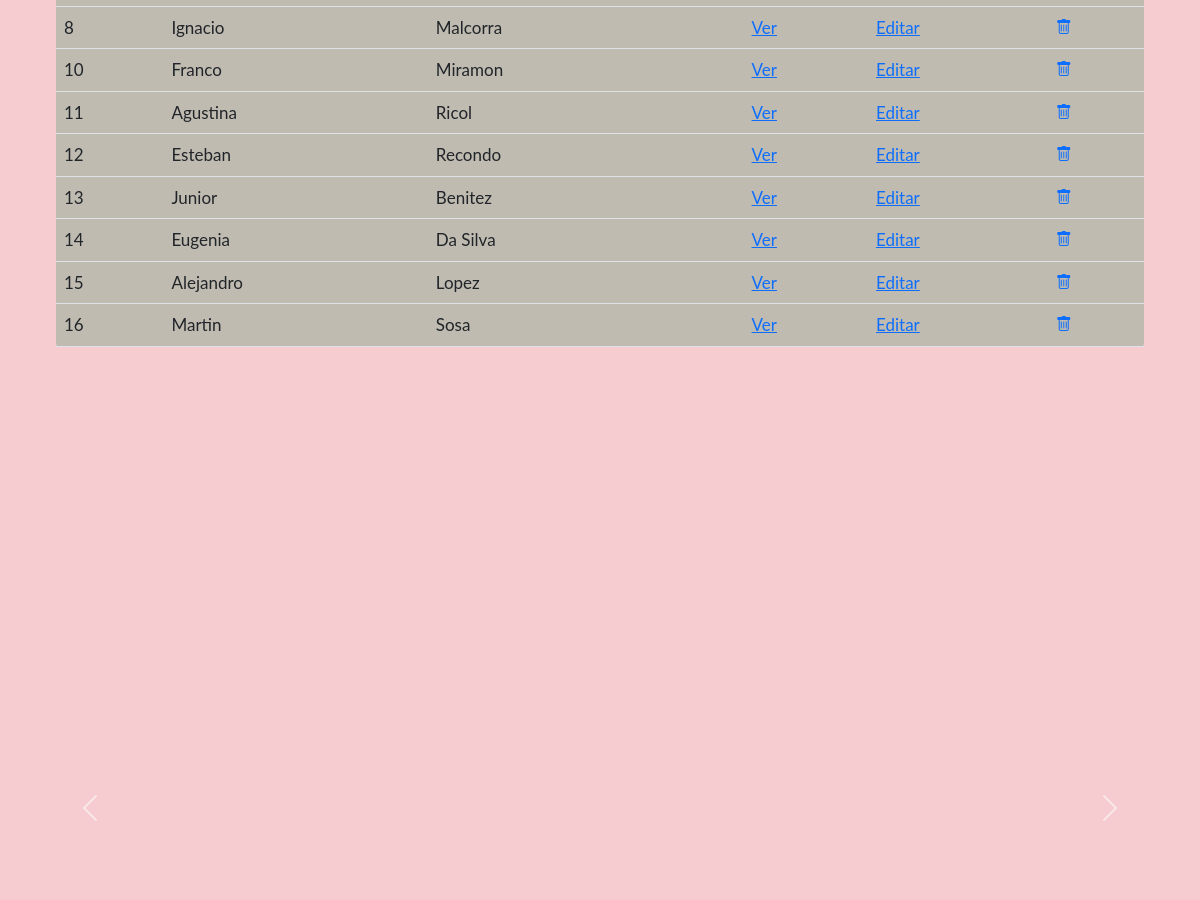
Page /estudios/estudiantes/ (signed in, middle part) on the earlier database version.
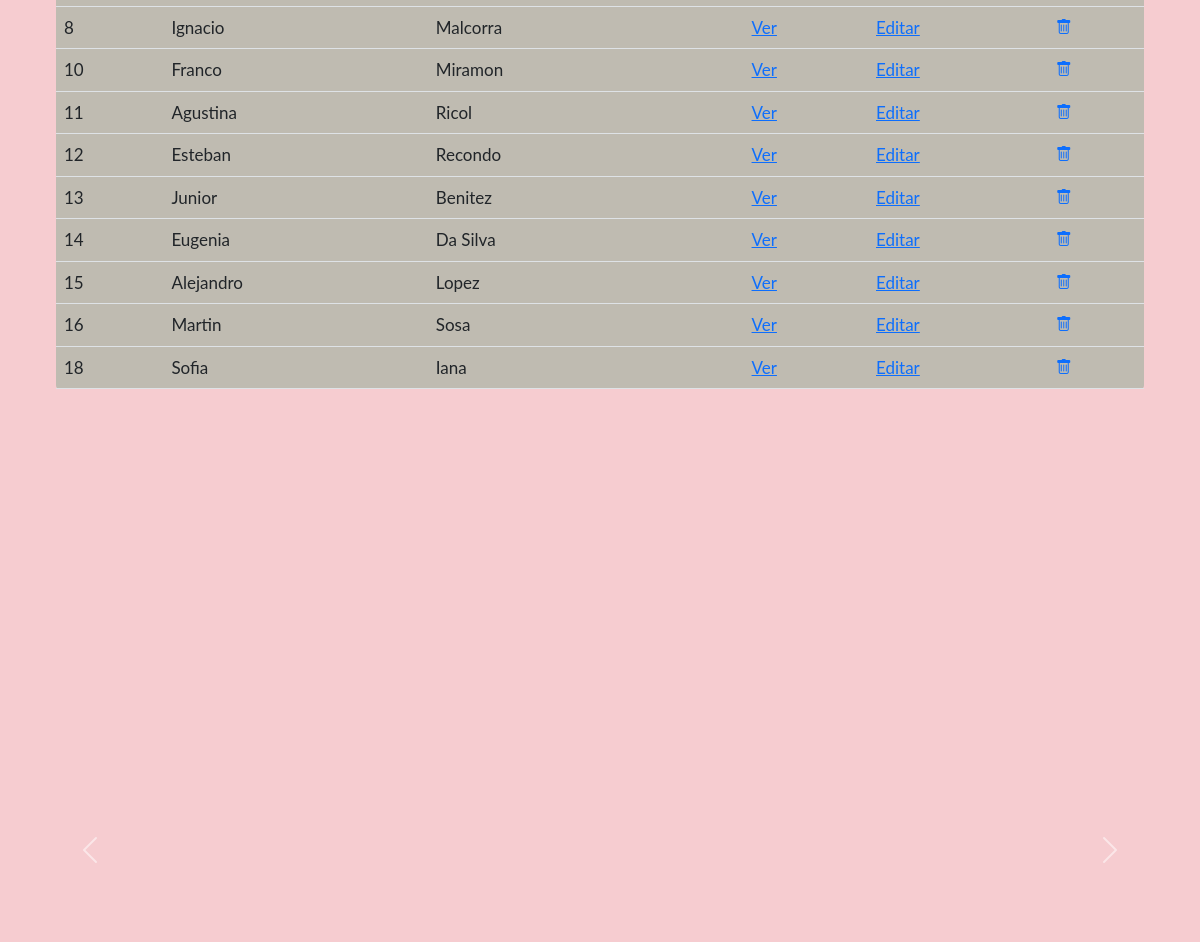
Same page on the later database version.
### control_estudios/models.py (models this page shows, shortened)
class Estudiante(models.Model):
    apellido = models.CharField(max_length=256)
    nombre = models.CharField(max_length=256)
    email = models.EmailField(blank=True)
    telefono = models.CharField(max_length=20, blank=True)
    dni = models.CharField(max_length=32)
    fecha_nacimiento = models.DateField(null=True)
    creador = models.ForeignKey(User, on_delete=models.SET_NULL, null=True)

### control_estudios/views.py (the view)
# urls.py: path("estudiantes/", EstudianteListView.as_view(), name="lista_estudiantes"),
class EstudianteListView(LoginRequiredMixin, ListView):
    model = Estudiante
    template_name = 'control_estudios/lista_estudiantes.html'

### control_estudios/templates/control_estudios/lista_estudiantes.html (shortened to what this page needs)
{% extends "base.html" %}
{% block contenido %}
<br><br>
<br><br><br>
<br>
<table class="table bg-success p-2 text-dark bg-opacity-25 rounded"" style="margin-top: 20px;">
  <tbody>
    {% for alumno in object_list %}
    <tr>
      <td style="font-size: 17px;">{{ alumno.id }}</td>
      <td style="font-size: 17px;">{{ alumno.nombre }}</td>
      <td style="font-size: 17px;">{{ alumno.apellido }}</td>
      <td>
        <a href="{% url 'ver_estudiante' alumno.id %}" style="font-size: 17px;">Ver</a>
      </td>
      <td>
        <a href="{% url 'editar_estudiante' alumno.id %}" style="font-size: 17px;">Editar</a>
      </td>
      <td>
        <a href="{% url 'eliminar_estudiante' alumno.id %}">
          <i class="bi bi-trash"></i>
        </a>
      </td>
    </tr>
    {% endfor %}
  </tbody>
</table>
{% endblock contenido %}

Differences in the rows shown:
added Estudiante: id "18", nombre "Sofia", apellido "Iana"
